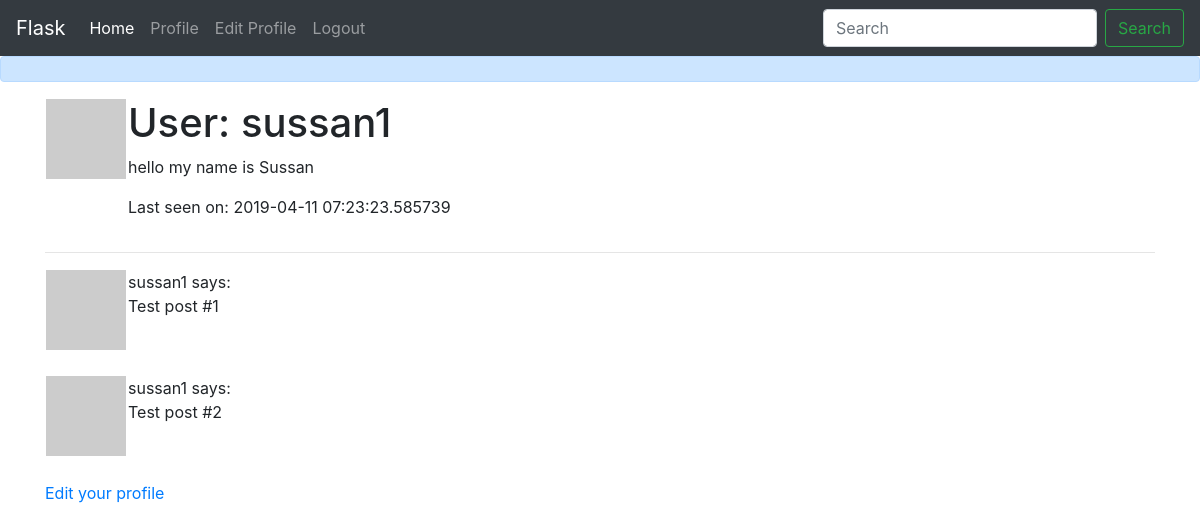
The app's page /user/sussan1 (signed in), older data.
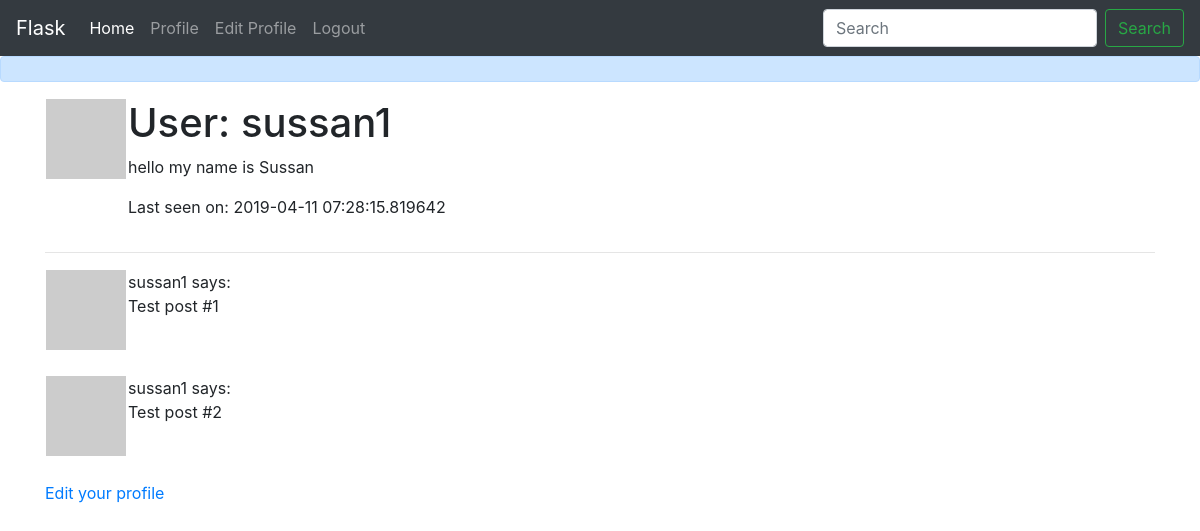
The same page, newer data.
### app/models.py (models this page shows, shortened)
class User(UserMixin, db.Model):
    id = db.Column(db.Integer, primary_key=True)
    username = db.Column(db.String(64), index=True, unique=True)
    email = db.Column(db.String(120), index=True, unique=True)
    password_hash = db.Column(db.String(128))
    posts = db.relationship('Post', backref='author', lazy='dynamic')
    about_me = db.Column(db.String(140))
    last_seen = db.Column(db.DateTime, default=datetime.utcnow)
    def avatar(self, size):
        digest = md5(self.email.lower().encode('utf-8')).hexdigest()
        return 'https://www.gravatar.com/avatar/{}?d=identicon&s={}'.format(digest, size)

### app/routes.py (the view)
@app.route('/user/<username>')
@login_required
def user(username):
    user = User.query.filter_by(username=username).first_or_404()
    posts = [
        {'author': user, 'body': 'Test post #1'},
        {'author': user, 'body': 'Test post #2'}
    ]
    return render_template('user.html', user=user, posts=posts)

### app/models.py (called while the page is built)
@login.user_loader
def load_user(id):
    return User.query.get(int(id))

### app/routes.py (called while the page is built)
@app.before_request
def before_request():
    if current_user.is_authenticated:
        current_user.last_seen = datetime.utcnow()
        db.session.commit()

### app/templates/user.html (shortened to what this page needs)
{% extends "base.html" %}
{% block content %}
    <table>
        <tr valign="top">
            <td><img src="{{ user.avatar(128) }}"></td>
            <td><h1>User: {{ user.username }}</h1>
            {% if user.about_me %}<p>{{ user.about_me }}</p>{% endif %}
            {% if user.last_seen %}<p>Last seen on: {{ user.last_seen }}</p>{% endif %}
            </td>
        </tr>
    </table>
    <hr>
    {% for post in posts %}
    <table>
        <tr valign="top">
                <td><img src="{{ post.author.avatar(36) }}"></td>
                <td>{{ post.author.username }} says:<br>{{ post.body }}</td>
            </tr>
        </table>
    {% endfor %}
    {% if user == current_user %}
    <p><a href="{{ url_for('edit_profile') }}">Edit your profile</a></p>
    {% endif %}
{% endblock %}

### app/templates/base.html (shortened to what this page needs)
<!doctype html>
<html lang="en">
  <head>
    <link rel="stylesheet" href="https://stackpath.bootstrapcdn.com/bootstrap/4.3.1/css/bootstrap.min.css">
  </head>
  <body>
<nav class="navbar navbar-expand-sm navbar-dark bg-dark">
<a class="navbar-brand" href="#">Flask</a>
<div class="collapse navbar-collapse" id="navbarSupportedContent">
    <ul class="navbar-nav mr-auto">
    <li class="nav-item active">
        <a class="nav-link" href="{{ url_for('index') }}">Home </a>
    </li>
    <li class="nav-item">
        <a class="nav-link" href="{{ url_for('user', username=current_user.username) }}">Profile</a>
    </li>
    <li class="nav-item">
        <a class="nav-link" href="{{ url_for('edit_profile') }}">Edit Profile</a>
    </li>
    <li class="nav-item">
        <a class="nav-link" href="{{ url_for('logout') }}">Logout</a>
    </li>
    </ul>
    <form class="form-inline my-2 my-lg-0">
    <input class="form-control mr-sm-2" type="search" placeholder="Search" aria-label="Search">
    <button class="btn btn-outline-success my-2 my-sm-0" type="submit">Search</button>
    </form>
</div>
</nav>
<div class="alert alert-primary" role="alert">
</div>
<div class="container">
{% block content %}{% endblock %}
</div>
  </body>
</html>

Row changes from the older to the newer data that the page shows:
changed User "sussan1": last_seen "2019-04-11 07:23:23.585739" → "2019-04-11 07:28:15.819642"
